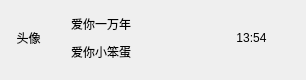
<?xml version="1.0" encoding="UTF-8"?>
<ui version="4.0">
 <class>ChatUserWidClass</class>
 <widget class="QWidget" name="ChatUserWidClass">
  <property name="geometry">
   <rect>
    <x>0</x>
    <y>0</y>
    <width>306</width>
    <height>80</height>
   </rect>
  </property>
  <property name="minimumSize">
   <size>
    <width>0</width>
    <height>80</height>
   </size>
  </property>
  <property name="windowTitle">
   <string>ChatUserWid</string>
  </property>
  <layout class="QHBoxLayout" name="horizontalLayout">
   <property name="leftMargin">
    <number>4</number>
   </property>
   <property name="topMargin">
    <number>0</number>
   </property>
   <property name="rightMargin">
    <number>4</number>
   </property>
   <property name="bottomMargin">
    <number>4</number>
   </property>
   <item>
    <widget class="QWidget" name="icon_wd" native="true">
     <property name="minimumSize">
      <size>
       <width>50</width>
       <height>50</height>
      </size>
     </property>
     <property name="maximumSize">
      <size>
       <width>50</width>
       <height>50</height>
      </size>
     </property>
     <layout class="QHBoxLayout" name="horizontalLayout_2">
      <property name="spacing">
       <number>0</number>
      </property>
      <property name="leftMargin">
       <number>0</number>
      </property>
      <property name="topMargin">
       <number>0</number>
      </property>
      <property name="rightMargin">
       <number>0</number>
      </property>
      <property name="bottomMargin">
       <number>0</number>
      </property>
      <item>
       <widget class="QLabel" name="icon_lb">
        <property name="minimumSize">
         <size>
          <width>45</width>
          <height>45</height>
         </size>
        </property>
        <property name="maximumSize">
         <size>
          <width>45</width>
          <height>45</height>
         </size>
        </property>
        <property name="text">
         <string>头像</string>
        </property>
        <property name="alignment">
         <set>Qt::AlignCenter</set>
        </property>
       </widget>
      </item>
     </layout>
    </widget>
   </item>
   <item>
    <widget class="QWidget" name="user_wd" native="true">
     <property name="minimumSize">
      <size>
       <width>0</width>
       <height>60</height>
      </size>
     </property>
     <property name="maximumSize">
      <size>
       <width>16777215</width>
       <height>50</height>
      </size>
     </property>
     <layout class="QVBoxLayout" name="verticalLayout">
      <property name="topMargin">
       <number>0</number>
      </property>
      <item>
       <widget class="QLabel" name="user_name_lb">
        <property name="text">
         <string>爱你一万年</string>
        </property>
       </widget>
      </item>
      <item>
       <widget class="QLabel" name="user_data_lb">
        <property name="text">
         <string>爱你小笨蛋</string>
        </property>
       </widget>
      </item>
     </layout>
    </widget>
   </item>
   <item>
    <widget class="QWidget" name="time_wd" native="true">
     <property name="minimumSize">
      <size>
       <width>50</width>
       <height>50</height>
      </size>
     </property>
     <property name="maximumSize">
      <size>
       <width>50</width>
       <height>50</height>
      </size>
     </property>
     <layout class="QHBoxLayout" name="horizontalLayout_3">
      <property name="leftMargin">
       <number>0</number>
      </property>
      <item>
       <widget class="QLabel" name="time_lb">
        <property name="text">
         <string>13:54</string>
        </property>
        <property name="alignment">
         <set>Qt::AlignCenter</set>
        </property>
       </widget>
      </item>
     </layout>
    </widget>
   </item>
   <item>
    <spacer name="horizontalSpacer">
     <property name="orientation">
      <enum>Qt::Horizontal</enum>
     </property>
     <property name="sizeType">
      <enum>QSizePolicy::Fixed</enum>
     </property>
     <property name="sizeHint" stdset="0">
      <size>
       <width>20</width>
       <height>20</height>
      </size>
     </property>
    </spacer>
   </item>
  </layout>
 </widget>
 <layoutdefault spacing="6" margin="11"/>
 <resources/>
 <connections/>
</ui>
